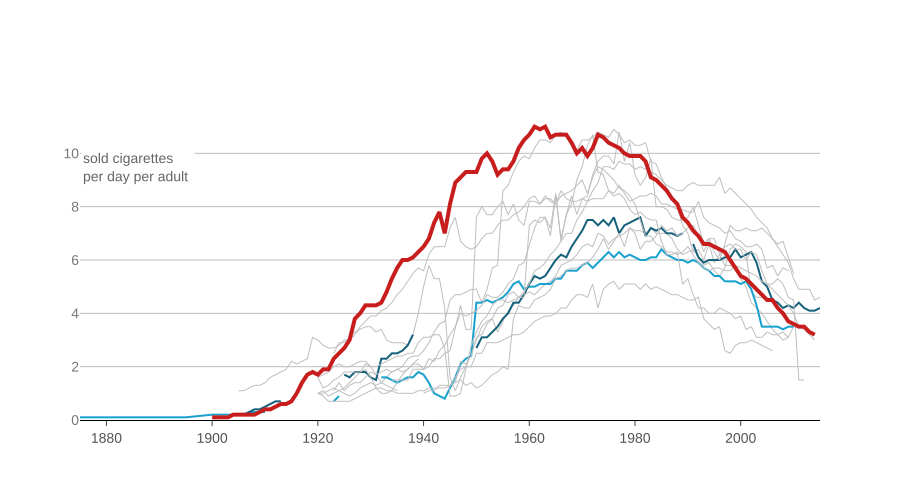

Write the Python code that produced this figure.
import plotly.graph_objects as go
import pandas as pd

line_df = pd.read_csv("line_plot.csv")

line_attrs = {
    k: {"width": 1, "color": "rgb(190, 190, 190)",} for k in line_df.columns[1:]
}
line_attrs["United States"]["width"] = 4
line_attrs["United States"]["color"] = "#c71e1d"
line_attrs["France"]["width"] = 2
line_attrs["France"]["color"] = "#18a1cd"
line_attrs["Germany"]["width"] = 2
line_attrs["Germany"]["color"] = "#15607a"


fig = go.Figure()

for i, col in enumerate(line_df.columns[1:]):
    fig.add_trace(
        go.Scatter(
            x=line_df["country"],
            y=line_df[col],
            mode="lines",
            line=line_attrs[col],
            name=col,
        )
    )

fig.update_layout(
    xaxis=dict(
        automargin=True,
        showline=True,
        showgrid=False,
        showticklabels=True,
        linecolor="black",
        linewidth=1,
        ticks="outside",
        tickfont=dict(family="Arial", size=14, color="rgb(82, 82, 82)",),
    ),
    yaxis=dict(
        automargin=True,
        showgrid=True,
        zeroline=False,
        showline=False,
        showticklabels=True,
        range=[0, 12],
        tickvals=[0, 2, 4, 6, 8, 10],
        gridcolor="rgb(190, 190, 190)",
        tickfont=dict(family="Arial", size=14, color="rgb(120, 120, 120)",),
    ),
    showlegend=False,
    plot_bgcolor="white",
)
fig.update_layout(width=900, height=500)

text = "<br>".join(["sold cigarettes", "per day per adult"])
fig.update_layout(
    annotations=[
        dict(
            xref="paper",
            yref="paper",
            x=0.001,
            y=0.85,
            xanchor="left",
            yanchor="top",
            text=text,
            align="left",
            font=dict(family="Arial", size=14, color="rgb(100,100,100)"),
            showarrow=False,
            bgcolor="white",
            width=110,
        )
    ]
)


fig.show()
# fig.write_image("line_plot.svg")
